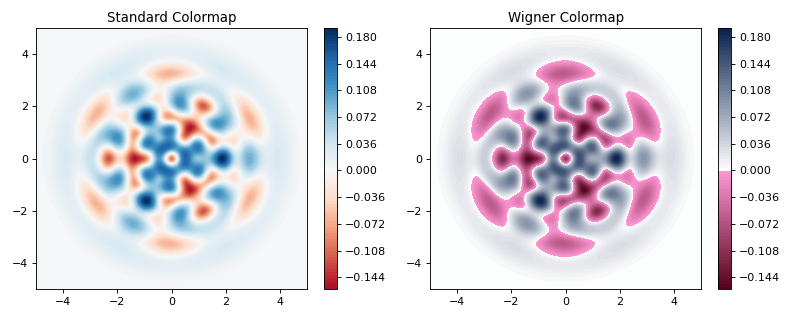

Source code (Python):
import matplotlib as mpl

from matplotlib import cm

psi = (basis(10, 0) + basis(10, 3) + basis(10, 9)).unit()

xvec = np.linspace(-5, 5, 500)

W = wigner(psi, xvec, xvec)

wmap = wigner_cmap(W)  # Generate Wigner colormap

nrm = mpl.colors.Normalize(-W.max(), W.max())

fig, axes = plt.subplots(1, 2, figsize=(10, 4))

plt1 = axes[0].contourf(xvec, xvec, W, 100, cmap=cm.RdBu, norm=nrm)

axes[0].set_title("Standard Colormap");

cb1 = fig.colorbar(plt1, ax=axes[0])

plt2 = axes[1].contourf(xvec, xvec, W, 100, cmap=wmap)  # Apply Wigner colormap

axes[1].set_title("Wigner Colormap");

cb2 = fig.colorbar(plt2, ax=axes[1])

fig.tight_layout()

plt.show()
